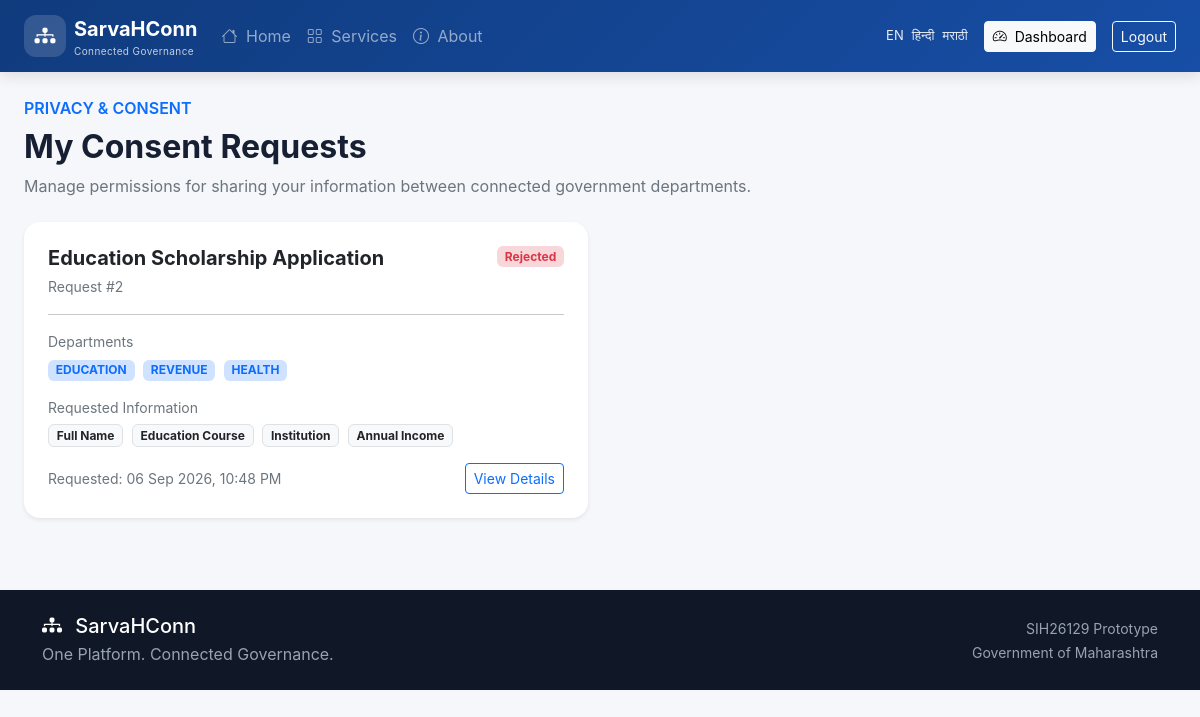
Page /consent/ (signed in) on the earlier database version.
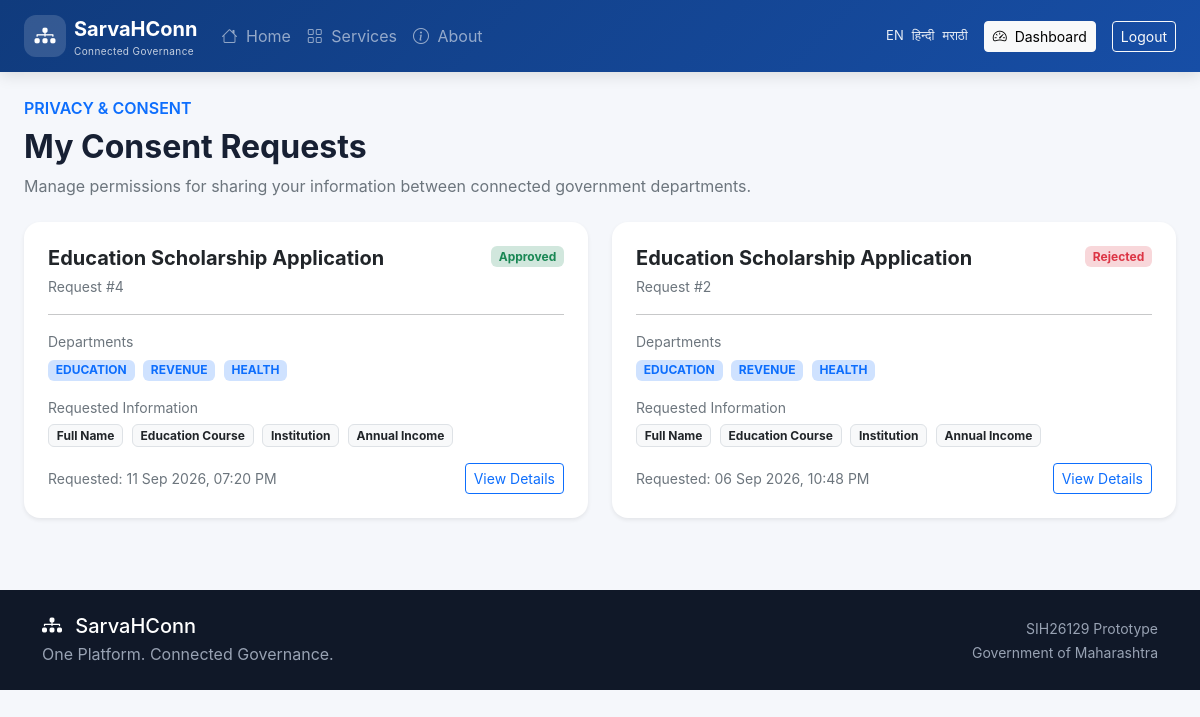
Same page on the later database version.
### consent/models.py (models this page shows, shortened)
class ConsentRequest(models.Model):
    STATUS_CHOICES = [
        ("PENDING", "Pending"),
        ("APPROVED", "Approved"),
        ("REJECTED", "Rejected"),
        ("EXPIRED", "Expired"),
    ]
    citizen = models.ForeignKey(
        settings.AUTH_USER_MODEL,
        on_delete=models.CASCADE,
        related_name="consent_requests",
    )
    purpose = models.CharField(
        max_length=255
    )
    requested_data = models.JSONField(
        default=list,
        blank=True
    )
    departments = models.JSONField(
        default=list,
        blank=True
    )
    status = models.CharField(
        max_length=20,
        choices=STATUS_CHOICES,
        default="PENDING",
    )
    requested_at = models.DateTimeField(
        auto_now_add=True
    )
    expires_at = models.DateTimeField(
        null=True,
        blank=True
    )
    responded_at = models.DateTimeField(
        null=True,
        blank=True
    )
    class Meta:
        ordering = ["-requested_at"]

### consent/views.py (the view)
@login_required
def consent_list(request):
    consent_requests = ConsentRequest.objects.filter(
        citizen=request.user
    )
    return render(
        request,
        "consent/list.html",
        {
            "consent_requests": consent_requests,
        },
    )

### templates/consent/list.html (shortened to what this page needs)
{% extends "base.html" %}
{% block content %}
<div class="container-fluid px-4 py-4">
    <div class="mb-4">
        <span class="text-primary fw-semibold">
            PRIVACY & CONSENT
        </span>
        <h2 class="fw-bold mt-2">
            My Consent Requests
        </h2>
        <p class="text-secondary">
            Manage permissions for sharing your information
            between connected government departments.
        </p>
    </div>
    {% if consent_requests %}
        <div class="row g-4">
            {% for consent in consent_requests %}
            <div class="col-lg-6">
                <div class="card border-0 shadow-sm h-100">
                    <div class="card-body p-4">
                        <div class="d-flex justify-content-between align-items-start">
                            <div>
                                <h5 class="fw-bold mb-1">
                                    {{ consent.purpose }}
                                </h5>
                                <small class="text-secondary">
                                    Request #{{ consent.id }}
                                </small>
                            </div>
                            {% if consent.status == "PENDING" %}
                                <span class="badge bg-warning-subtle text-warning">
                                    Pending
                                </span>
                            {% elif consent.status == "APPROVED" %}
                                <span class="badge bg-success-subtle text-success">
                                    Approved
                                </span>
                            {% elif consent.status == "REJECTED" %}
                                <span class="badge bg-danger-subtle text-danger">
                                    Rejected
                                </span>
                            {% else %}
                                <span class="badge bg-secondary-subtle text-secondary">
                                    {{ consent.get_status_display }}
                                </span>
                            {% endif %}
                        </div>
                        <hr>
                        <div class="mb-3">
                            <small class="text-secondary d-block mb-1">
                                Departments
                            </small>
                            {% for department in consent.departments %}
                                <span class="badge bg-primary-subtle text-primary me-1">
                                    {{ department }}
                                </span>
                            {% endfor %}
                        </div>
                        <div class="mb-3">
                            <small class="text-secondary d-block mb-1">
                                Requested Information
                            </small>
                            {% for data in consent.requested_data %}
                                <span class="badge bg-light text-dark border me-1">
                                    {{ data }}
                                </span>
                            {% endfor %}
                        </div>
                        <div class="d-flex justify-content-between align-items-center">
                            <small class="text-secondary">
                                Requested:
                                {{ consent.requested_at|date:"d M Y, h:i A" }}
                            </small>
                            <a
                                href="{% url 'consent:detail' consent.id %}"
                                class="btn btn-outline-primary btn-sm"
                            >
                                View Details
                            </a>
                        </div>
                    </div>
                </div>
            </div>
            {% endfor %}
        </div>
    {% endif %}
</div>
{% endblock %}

### templates/base.html (shortened to what this page needs)
{% load static i18n %}
<!DOCTYPE html>
<html lang="{{ LANGUAGE_CODE|default:'en' }}">
<head>
    <link
        href="https://cdn.jsdelivr.net/npm/bootstrap@5.3.3/dist/css/bootstrap.min.css"
        rel="stylesheet"
    >
    <link
        rel="stylesheet"
        href="https://cdn.jsdelivr.net/npm/bootstrap-icons@1.11.3/font/bootstrap-icons.min.css"
    >
    <link
        rel="stylesheet"
        href="{% static 'css/style.css' %}"
    >
</head>
<body>
    {% include "includes/navbar.html" %}
    <main>
        {% block content %}
        {% endblock %}
    </main>
    {% include "includes/footer.html" %}
</body>
</html>

### templates/includes/navbar.html (shortened to what this page needs)
<nav class="navbar navbar-expand-lg navbar-dark sarvahconn-navbar">
    <div class="container-fluid px-lg-4">
        <a
            class="navbar-brand d-flex align-items-center gap-2"
            href="{% url 'home' %}"
        >
            <span class="brand-icon">
                <i class="bi bi-diagram-3-fill"></i>
            </span>
            <span>
                <strong>SarvaHConn</strong>
                <small class="d-block brand-subtitle">
                    Connected Governance
                </small>
            </span>
        </a>
        <div
            class="collapse navbar-collapse"
            id="mainNavbar"
        >
            <ul class="navbar-nav me-auto mb-2 mb-lg-0">
                <li class="nav-item">
                    <a
                        class="nav-link"
                        href="{% url 'home' %}"
                    >
                        <i class="bi bi-house me-1"></i>
                        Home
                    </a>
                </li>
                <li class="nav-item">
                    <a
                        class="nav-link"
                        href="{% url 'service_list' %}"
                    >
                        <i class="bi bi-grid me-1"></i>
                        Services
                    </a>
                </li>
                <li class="nav-item">
                    <a
                        class="nav-link"
                        href="{% url 'about' %}"
                    >
                        <i class="bi bi-info-circle me-1"></i>
                        About
                    </a>
                </li>
            </ul>
            <div class="d-flex align-items-center gap-3">
                <div class="language-selector">
                    <span>EN</span>
                    <span>हिन्दी</span>
                    <span>मराठी</span>
                </div>
                {% if user.is_authenticated %}
                    <a
                        href="{% url 'dashboard' %}"
                        class="btn btn-light btn-sm"
                    >
                        <i class="bi bi-speedometer2 me-1"></i>
                        Dashboard
                    </a>
                    <a
                        href="{% url 'logout' %}"
                        class="btn btn-outline-light btn-sm"
                    >
                        Logout
                    </a>
                {% endif %}
            </div>
        </div>
    </div>
</nav>

### templates/includes/footer.html
<footer class="sarvahconn-footer mt-5">
    <div class="container py-4">
        <div class="row align-items-center">
            <div class="col-md-8">
                <h5 class="mb-1">
                    <i class="bi bi-diagram-3-fill me-2"></i>
                    SarvaHConn
                </h5>
                <p class="mb-0">
                    One Platform. Connected Governance.
                </p>
            </div>
            <div class="col-md-4 text-md-end mt-3 mt-md-0">
                <small>
                    SIH26129 Prototype
                </small>
                <br>
                <small>
                    Government of Maharashtra
                </small>
            </div>
        </div>
    </div>
</footer>

### static/css/style.css (style rules this page uses)
:root { --sh-primary: #174ea6; --sh-primary-dark: #103b7d; --sh-secondary: #0f766e; --sh-bg: #f5f7fb; --sh-text: #172033; --sh-muted: #667085; --sh-border: #e5e7eb; --sh-card: #ffffff; }
body { margin: 0; background: var(--sh-bg); color: var(--sh-text); font-family: Inter, system-ui, -apple-system, BlinkMacSystemFont, "Segoe UI", sans-serif; }
.sarvahconn-navbar { background: linear-gradient( 135deg, var(--sh-primary-dark), var(--sh-primary) ); min-height: 72px; box-shadow: 0 3px 15px rgba(0, 0, 0, 0.12); }
.brand-icon { width: 42px; height: 42px; display: flex; align-items: center; justify-content: center; border-radius: 12px; background: rgba(255, 255, 255, 0.15); font-size: 21px; }
.brand-subtitle { font-size: 10px; opacity: 0.75; letter-spacing: 0.4px; }
.language-selector { color: white; font-size: 13px; display: flex; gap: 8px; opacity: 0.9; }
.sarvahconn-footer { background: #101828; color: white; }
.sarvahconn-footer p { color: #98a2b3; }
.sarvahconn-footer small { color: #98a2b3; }
.card { border-radius: 16px; }

Differences in the rows shown:
added ConsentRequest: purpose "Education Scholarship Application", id "4", status "Approved", departments "EDUCATION" "REVENUE" "HEALTH", requested_data "Full Name" "Education Course" "Institution" "Annual Income", requested_at "11 Sep 2026, 07:20 PM"
